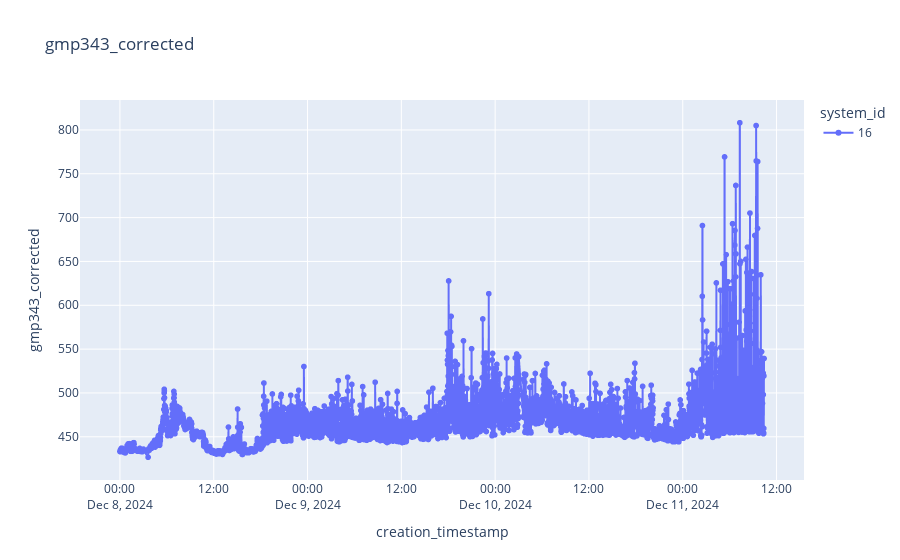

Here is the notebook cell this chart was saved with:
### Code cell
plot_sensor_measurement(df,sensor_id=sensor_id,col_name="gmp343_corrected",filter='1m')

### Figure 1 — Plotly figure (JSON) as saved in the notebook; plotly's stock layout.template omitted (floating-point values rounded to 4 significant figures; data arrays with more than 128 entries replaced by an {"elided": "..."} marker saying what was removed)
{"data": [{"hovertemplate": "system_id=16<br>creation_timestamp=%{x}<br>gmp343_corrected=%{y}<extra></extra>", "legendgroup": "16", "line": {"color": "#636efa", "dash": "solid"}, "marker": {"symbol": "circle"}, "mode": "lines+markers", "name": "16", "showlegend": true, "type": "scattergl", "x": {"elided": "4874 str values"}, "xaxis": "x", "y": {"elided": "4874 float values"}, "yaxis": "y"}], "layout": {"legend": {"title": {"text": "system_id"}, "tracegroupgap": 0}, "title": {"text": "gmp343_corrected"}, "xaxis": {"anchor": "y", "domain": [0, 1], "title": {"text": "creation_timestamp"}}, "yaxis": {"anchor": "x", "domain": [0, 1], "title": {"text": "gmp343_corrected"}}}}
